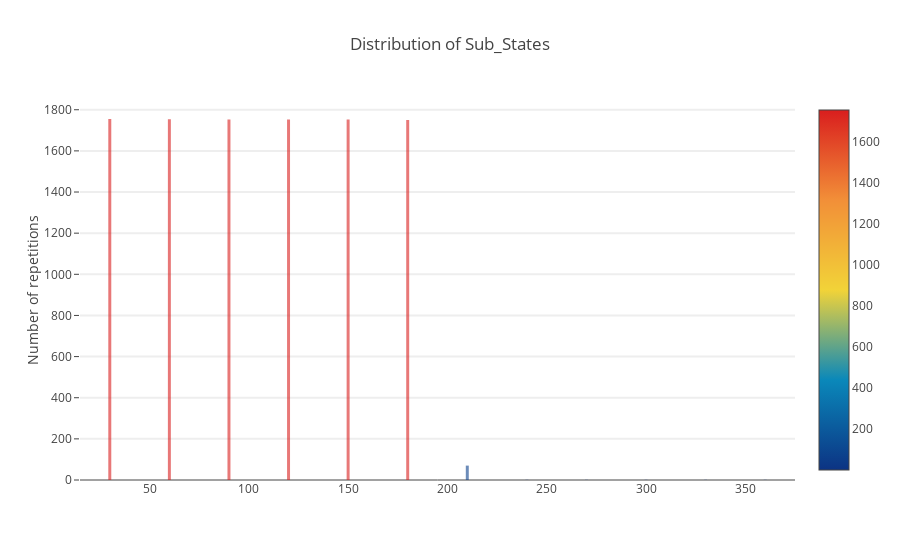

The cell this chart's notebook holds for it:
### Code cell
best_sub_states(zeros)

### Figure 1 — Plotly figure (JSON) as saved in the notebook; plotly's stock layout.template omitted (floating-point values rounded to 4 significant figures)
{"data": [{"marker": {"color": [1, 1, 1, 1, 1, 70, 1750, 1753, 1753, 1753, 1754, 1755], "colorscale": "Portland", "reversescale": false, "showscale": true}, "opacity": 0.6, "type": "bar", "width": 1.5, "x": [360, 330, 300, 270, 240, 210, 180, 150, 120, 90, 60, 30], "y": [1, 1, 1, 1, 1, 70, 1750, 1753, 1753, 1753, 1754, 1755]}], "layout": {"autosize": true, "hovermode": "closest", "showlegend": false, "title": "Distribution of Sub_States", "yaxis": {"gridwidth": 2, "ticklen": 5, "title": "Number of repetitions"}}}
